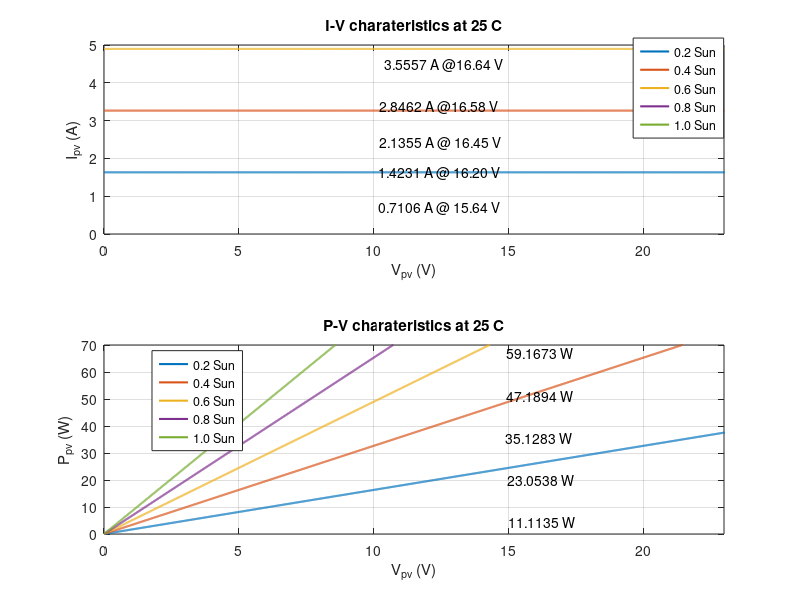

Here is the MATLAB script that generated this plot:
%% Solar electrical model based on Shockley diode equation
clear all
clc
Va=0:.01:50;
Suns=.2:.2:1;
TaC=30;
Ipv=zeros(size(Va));
Ppv=zeros(size(Va));
for s=1:1:length(Suns)
for i=1:1:length(Va)
k=1.38e-23;
q=1.6e-19;
A=1.2;
Vg=1.12;
Ns=36;
T1=273+25;
Voc_T1=21.06/Ns;Voc_T1=37.3/Ns;
Isc_T1=3.80;Isc_T1=8.16;
T2=273+75;
Voc_T2=17.05/Ns;Voc_T2=37.3/Ns;
Isc_T2=3.92;Isc_T2=8.16;
TarK=273+TaC;
Tref=273+25;
%{
Va=0;
Iph_T1=Isc_T1;
%}
Iph_T1=Isc_T1*Suns(s);
a=(Isc_T2-Isc_T1)/Isc_T1*1/(T2-T1);
Iph=Iph_T1*(1+a*(TarK-T1));
Vt_T1=k*T1/q;
Ir_T1=Isc_T1/(exp(Voc_T1/(A*Vt_T1))-1);
Ir_T2=Isc_T2/(exp(Voc_T2/(A*Vt_T1))-1);
b=Vg*q/(A*k);
Ir=Ir_T1*(TarK/T1).^(3/A).*exp(-b.*(1./TarK-1/T1));
X2v=Ir_T1/(A*Vt_T1)*exp(Voc_T1/(A*Vt_T1));
dVdI_Voc=-1.15/Ns/2;
Rs=-dVdI_Voc-1/X2v;
%Ia=1:0.01:Iph;
Vt_Ta=A*k*TarK/q;
%{
Ia1=Iph-Ir*(exp((Vc+Ia*Rs)/Vt_Ta)-1));
solve for I: f(Ia)=Iph-Ia-Ir*(exp((Vc+Ia*Rs)/Vt_Ta)-1))=0;
Newton raphson Ia2=Ias1-f(Ia1)/f'(Ia1)
%}
Vc=Va(i)/Ns;
Ia=zeros(size(Vc));
%Iav=Ia
for j=1:1:10
    Ia=Ia-(Iph-Ia-Ir*(exp((Vc+Ia*Rs)/Vt_Ta)-1))./(-1-Ir*(exp((Vc+Ia*Rs)/Vt_Ta)-1).*Rs/Vt_Ta);
end
Ipv(s,i)=Ia;
Ppv(s,i)=Va(i)*Ipv(s,i);
end
end
%% figure properties
axes1 = axes('Parent',figure,'OuterPosition',[0 0.5 1 0.5]);
 xlim(axes1,[0 23]);
 ylim(axes1,[0 5]);
box(axes1,'on');
grid(axes1,'on');
hold(axes1,'all');
title('I-V charateristics at 25 C');
xlabel('V_p_v (V)');
ylabel('I_p_v (A)');
plot1 = plot(Va(1,:),Ipv(:,:),'Parent',axes1,'LineWidth',1.5);
set(plot1(1),'DisplayName','0.2 Sun');
set(plot1(2),'DisplayName','0.4 Sun');
set(plot1(3),'DisplayName','0.6 Sun');
set(plot1(4),'DisplayName','0.8 Sun');
set(plot1(5),'DisplayName','1.0 Sun');
axes2 = axes('OuterPosition',[0 0 1 0.5]);
 xlim(axes2,[0 23]);
 ylim(axes2,[0 70]);
box(axes2,'on');
grid(axes2,'on');
hold(axes2,'all');
title('P-V charateristics at 25 C');
xlabel('V_p_v (V)');
ylabel('P_p_v (W)');
plot2 = plot(Va(1,:),Ppv(:,:),'Parent',axes2,'LineWidth',1.5);
set(plot2(1),'DisplayName','0.2 Sun');
set(plot2(2),'DisplayName','0.4 Sun');
set(plot2(3),'DisplayName','0.6 Sun');
set(plot2(4),'DisplayName','0.8 Sun');
set(plot2(5),'DisplayName','1.0 Sun');
 legend1 = legend(axes1,'show');
 set(legend1,...
     'Position',[0.791450219003363 0.769901214241614 0.0793528505392912 0.151937984496124]);
 legend2 = legend(axes2,'show');
 set(legend2,...
     'Position',[0.189976911157747 0.248883515126569 0.0793528505392912 0.151937984496124]);
annotation('textbox',...
    [0.47380281690141 0.811076083153806 0.107858243451464 0.0434108527131783],...
    'String',{'2.8462 A @16.58 V'},...
    'EdgeColor','none');
annotation('textbox',...
    [0.474084507042255 0.7513476657742 0.110939907550077 0.0434108527131783],...
    'String',{'2.1355 A @ 16.45 V'},...
    'EdgeColor','none');
annotation('textbox',...
    [0.472951770026098 0.700468805916718 0.110939907550077 0.0434108527131783],...
    'String',{'1.4231 A @ 16.20 V'},...
    'EdgeColor','none');
annotation('textbox',...
    [0.47323943661972 0.642464055322894 0.110939907550077 0.0434108527131783],...
    'String',{'0.7106 A @ 15.64 V'},...
    'EdgeColor','none');
annotation('textbox',...
    [0.635833014827347 0.0980360187780262 0.122362869198312 0.066350710900474],...
    'String',{'11.1135 W'},...
    'FitBoxToText','off',...
    'EdgeColor','none');
annotation('textbox',...
    [0.632873485499481 0.379556028485233 0.120599829638874 0.066350710900474],...
    'String',{'59.1673 W'},...
    'FitBoxToText','off',...
    'EdgeColor','none');
annotation('textbox',...
    [0.633492332194277 0.307167067364569 0.118572532239852 0.0663507109004739],...
    'String',{'47.1894 W'},...
    'FitBoxToText','off',...
    'EdgeColor','none');
annotation('textbox',...
    [0.632395285780775 0.238358964716038 0.122362869198312 0.066350710900474],...
    'String',{'35.1283 W'},...
    'FitBoxToText','off',...
    'EdgeColor','none');
annotation('textbox',...
    [0.634117121719049 0.167164307824055 0.122362869198312 0.066350710900474],...
    'String',{'23.0538 W'},...
    'FitBoxToText','off',...
    'EdgeColor','none');
annotation('textbox',...
    [0.480299619499175 0.859929518844724 0.184507042253521 0.0665083135391924],...
    'String',{'3.5557 A @16.64 V'},...
    'FitBoxToText','off',...
    'EdgeColor','none');